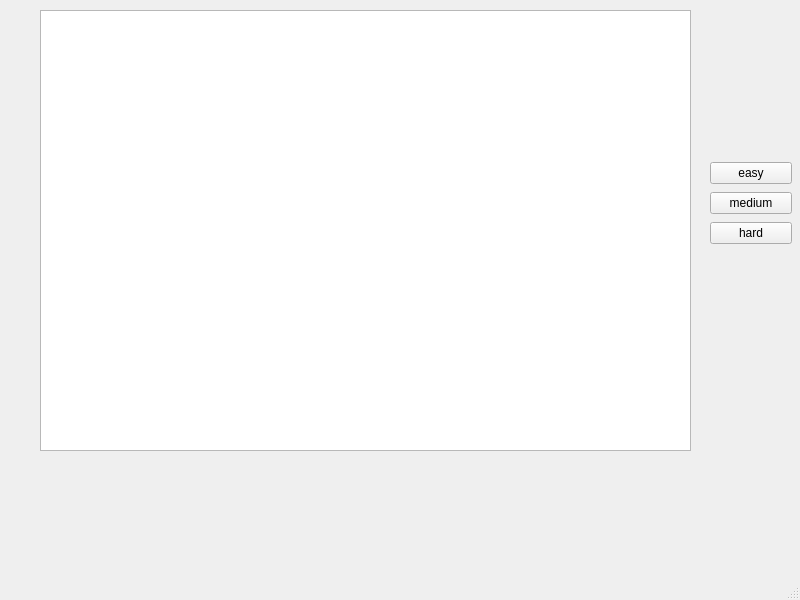
<?xml version="1.0" encoding="UTF-8"?>
<ui version="4.0">
 <class>MainWindow</class>
 <widget class="QMainWindow" name="MainWindow">
  <property name="geometry">
   <rect>
    <x>0</x>
    <y>0</y>
    <width>800</width>
    <height>600</height>
   </rect>
  </property>
  <property name="windowTitle">
   <string>MainWindow</string>
  </property>
  <widget class="QWidget" name="centralwidget">
   <widget class="QGraphicsView" name="gameview">
    <property name="geometry">
     <rect>
      <x>40</x>
      <y>10</y>
      <width>651</width>
      <height>441</height>
     </rect>
    </property>
    <property name="sizePolicy">
     <sizepolicy hsizetype="Expanding" vsizetype="Expanding">
      <horstretch>0</horstretch>
      <verstretch>0</verstretch>
     </sizepolicy>
    </property>
   </widget>
   <widget class="QWidget" name="layoutWidget">
    <property name="geometry">
     <rect>
      <x>710</x>
      <y>160</y>
      <width>82</width>
      <height>89</height>
     </rect>
    </property>
    <layout class="QVBoxLayout" name="verticalLayout">
     <item>
      <widget class="QPushButton" name="easybutton">
       <property name="text">
        <string>easy</string>
       </property>
      </widget>
     </item>
     <item>
      <widget class="QPushButton" name="mediumbutton">
       <property name="text">
        <string>medium</string>
       </property>
      </widget>
     </item>
     <item>
      <widget class="QPushButton" name="pushButton_3">
       <property name="text">
        <string>hard</string>
       </property>
      </widget>
     </item>
    </layout>
   </widget>
  </widget>
  <widget class="QMenuBar" name="menubar">
   <property name="geometry">
    <rect>
     <x>0</x>
     <y>0</y>
     <width>800</width>
     <height>23</height>
    </rect>
   </property>
  </widget>
  <widget class="QStatusBar" name="statusbar"/>
 </widget>
 <resources/>
 <connections/>
</ui>
